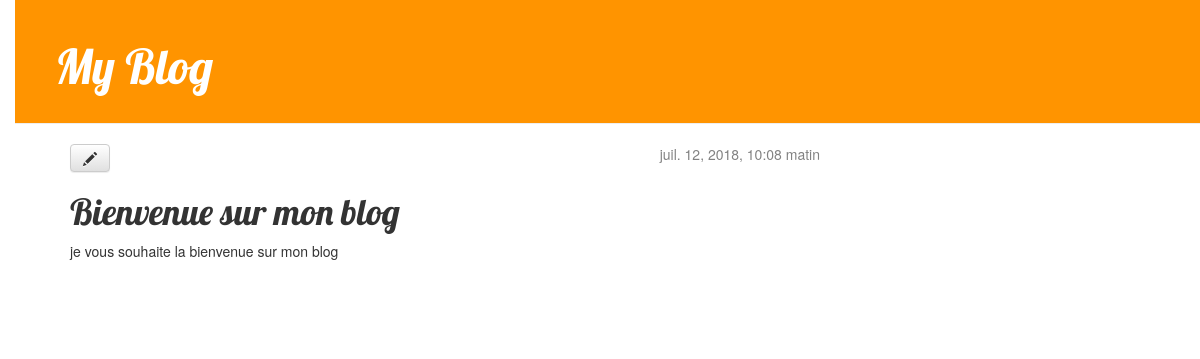
The app's page /post/1/ with its own data.
### blog/models.py (models this page shows, shortened)
class Post(models.Model):
    author = models.ForeignKey('auth.User', on_delete=models.CASCADE)
    title = models.CharField(max_length=200)
    text = models.TextField()
    created_date = models.DateTimeField(
            default=timezone.now)
    published_date = models.DateTimeField(
            blank=True, null=True)

### blog/views.py (the view)
# urls.py: url(r'^post/(?P<pk>[0-9]+)/$', views.post_detail, name='post_detail'),
def post_detail(request, pk):
    post = get_object_or_404(Post, pk=pk)
    return render(request, 'blog/post_detail.html', {'post': post})

### blog/templates/blog/post_detail.html
{% extends 'blog/base.html' %}
{% block content %}
    <div class="post">
        {% if post.published_date %}
            <div class="date">
                {{ post.published_date }}
            </div>
        {% endif %}
        <a class="btn btn-default" href="{% url 'post_edit' pk=post.pk %}"><span class="glyphicon glyphicon-pencil"></span></a>
        <h1>{{ post.title }}</h1>
        <p>{{ post.text|linebreaksbr }}</p>
    </div>
{% endblock %}

### blog/static/css/blog.css (style rules this page uses)
body { padding-left:15px; }
h1, h2, h3, h4 { font-family: 'Lobster', cursive; }
.date { float: right; color: #828282; }
.post { margin-bottom: 70px; }

### records on screen
Post: published_date "juil. 12, 2018, 10:08 matin", title "Bienvenue sur mon blog", text "je vous souhaite la bienvenue sur mon blog"
